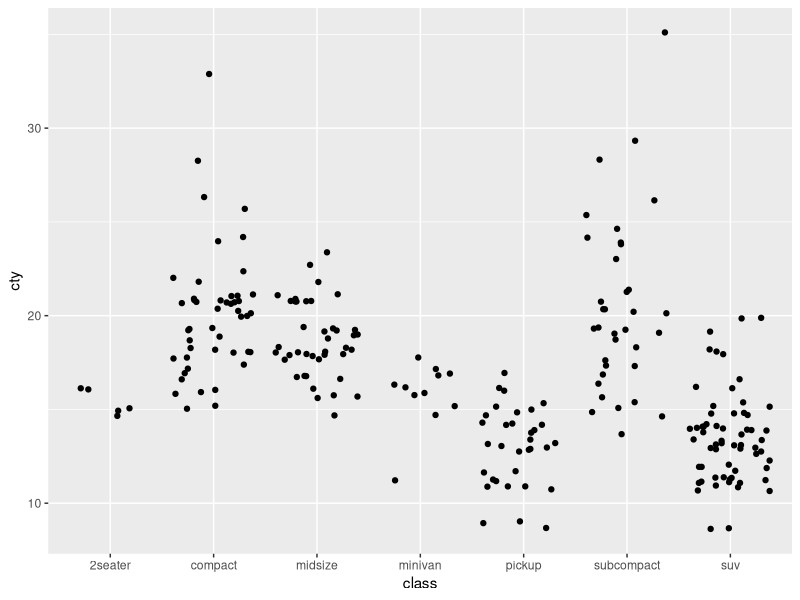

This chart was generated by the following R code:
## ---- chunk 1
knitr::opts_chunk$set(echo = TRUE)
library(tidyverse)
## ---- chunk 2
ggplot(data = mpg, aes(x = class, y = cty)) +
  geom_jitter()
